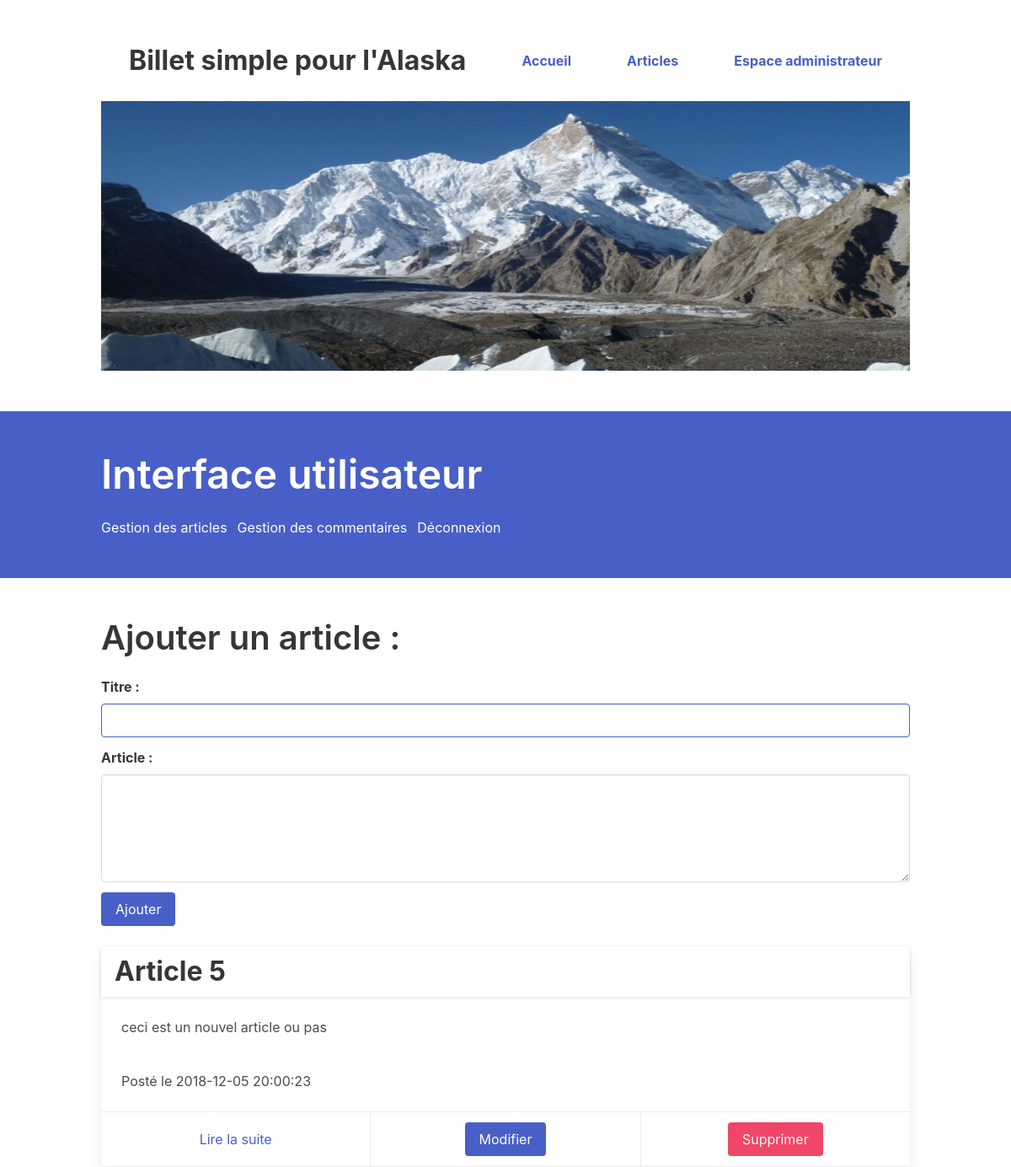
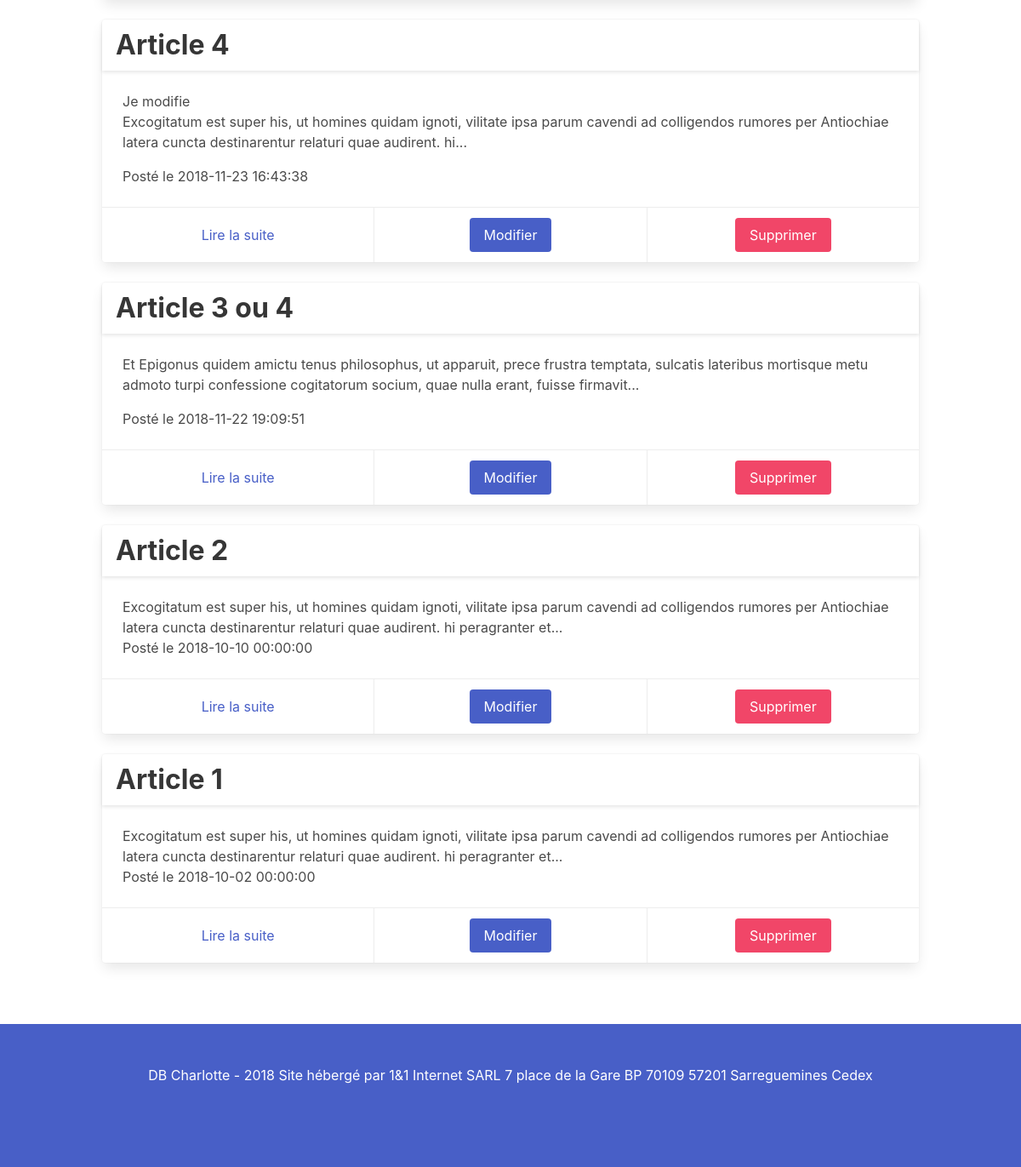
Screenshot of /index.php?action=login (signed in) with the database file from the repository (2 pictures, top to bottom).
### tables this page shows
CREATE TABLE IF NOT EXISTS `articles` (
  `id` int(11) NOT NULL AUTO_INCREMENT,
  `title` varchar(200) NOT NULL,
  `content` text NOT NULL,
  `date_create` datetime NOT NULL,
  PRIMARY KEY (`id`)
);

### controller/Controller.php (called while the page is built, shortened)
<?php
require_once('./model/Model.php');
class Controller
{
    protected $modelArticle;
    function __construct()
    {
        $this->modelArticle = new Model();
    }
    public function getIndexAdmin()
    {
        $articlesList = $this->modelArticle->getArticles();
        require('./view/backend/adminView.php');
    }
}

### model/Connexion.php (called while the page is built, shortened)
<?php
class Connexion
{
    public function getDb(){
        try
        {
            $db = new PDO('mysql:host=localhost;dbname=bddblogecrivain', 'root', '');
            $db->setAttribute(PDO::ATTR_ERRMODE, PDO::ERRMODE_EXCEPTION);
            $this->db = $db;
            return $this->db;
        }
        catch(Exception $e)
        {
            die('Erreur : '.$e->getMessage());
        }
    }
}

### model/Model.php (called while the page is built, shortened)
<?php
require_once('Connexion.php');
class Model extends Connexion {
    protected $db;
    public function __construct(){
        $this->db = $this->getDb();
    }
    public function getArticles()
    {
        $sql = 'SELECT * FROM articles ORDER BY id DESC';
        $request = $this->db->query($sql);
        return $request;
    }
}

### view/backend/adminView.php (the view, shortened to what this page needs)
<?php
include('./view/template/header.php');
include('./view/template/headerAdmin.php');
?>
<section class="section">
  <div class="container">
    <h2 class="title is-2">Ajouter un article : </h2>
    <form action="index.php?action=addArticle" method ="post">
      <div class="field">
        <label for="title" class="label">Titre : </label>
        <div class="control">
            <input class="input is-link" name="title" type="text">
        </div>
      </div>
      <div class="field">
        <label class="label" for="content">Article : </label>
        <div class="control">
          <textarea class="textarea" name="content"></textarea>
        </div>
      </div>
        <p>
          <button class="button is-link" type="submit" name="addArticle">Ajouter</button>
        </p>
    </form><br/>
    <?php
    while ($article = $articlesList->fetch()) {
      if (strlen($article['content']) <= 200)
      {
        $content = $article['content'];
      }
      else
      {
        $begin = substr($article['content'], 0, 200);
        $begin = substr($begin, 0, strrpos($begin, ' ')) . '...';
        $content = $begin;
      }
    ?>
    <div class="card">
      <header class="card-header">
        <p class="card-header-title title is-3">
          <?= strip_tags($article['title']); ?>
        </p>
      </header>
      <div class="card-content">
        <div class="content">
          <?= $content; ?>
          <br>
          <p>Posté le <?= $article['date_create']; ?></p>
        </div>
      </div>
      <footer class="card-footer">
        <a href="index.php?action=article&id=<?= $article['id']; ?>" class="card-footer-item">Lire la suite</a>
        <a href="index.php?action=updateArticle&id=<?= $article['id']; ?>" class="card-footer-item"><button class="button is-link">Modifier</button></a>
        <a href="index.php?action=deleteArticle&id=<?= $article['id']; ?>" class="card-footer-item"><button class="button is-danger">Supprimer</button></a>
      </footer>
    </div>
    <br/>
    <?php
    }
    ?>
  </div>
</section>
<?php include('./view/template/footer.php'); ?>

### rows the page displays
articles: title "Article 5", content "ceci est un nouvel article ou pas", date_create "2018-12-05 20:00:23"
articles: title "Article 4", content "Je modifie Excogitatum est super his, ut homines quidam ignoti, vilitate ipsa parum cavendi ad colligendos rumores per Antiochiae latera cuncta destinarentur relaturi quae audirent. hi...", date_create "2018-11-23 16:43:38"
articles: title "Article 3 ou 4", content "Et Epigonus quidem amictu tenus philosophus, ut apparuit, prece frustra temptata, sulcatis lateribus mortisque metu admoto turpi confessione cogitatorum socium, quae nulla erant, fuisse firmavit...", date_create "2018-11-22 19:09:51"
articles: title "Article 2", content "Excogitatum est super his, ut homines quidam ignoti, vilitate ipsa parum cavendi ad colligendos rumores per Antiochiae latera cuncta destinarentur relaturi quae audirent. hi peragranter et...", date_create "2018-10-10 00:00:00"
articles: title "Article 1", content "Excogitatum est super his, ut homines quidam ignoti, vilitate ipsa parum cavendi ad colligendos rumores per Antiochiae latera cuncta destinarentur relaturi quae audirent. hi peragranter et...", date_create "2018-10-02 00:00:00"
